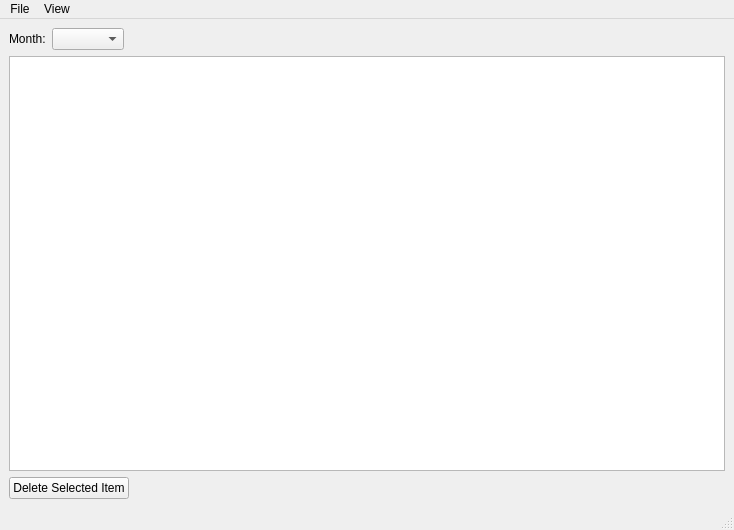
<?xml version="1.0" encoding="UTF-8"?>
<ui version="4.0">
 <class>LeaveDaysMW</class>
 <widget class="QMainWindow" name="LeaveDaysMW">
  <property name="geometry">
   <rect>
    <x>0</x>
    <y>0</y>
    <width>734</width>
    <height>530</height>
   </rect>
  </property>
  <property name="windowTitle">
   <string>Leave Days</string>
  </property>
  <property name="windowIcon">
   <iconset resource="pngs.qrc">
    <normaloff>:/downloads/newicons/holiday.png</normaloff>:/downloads/newicons/holiday.png</iconset>
  </property>
  <widget class="QWidget" name="centralwidget">
   <layout class="QVBoxLayout" name="verticalLayout">
    <item>
     <layout class="QHBoxLayout" name="horizontalLayout">
      <item>
       <widget class="QLabel" name="label">
        <property name="text">
         <string>Month:</string>
        </property>
       </widget>
      </item>
      <item>
       <widget class="QComboBox" name="cboMonths"/>
      </item>
      <item>
       <spacer name="horizontalSpacer">
        <property name="orientation">
         <enum>Qt::Horizontal</enum>
        </property>
        <property name="sizeHint" stdset="0">
         <size>
          <width>40</width>
          <height>20</height>
         </size>
        </property>
       </spacer>
      </item>
     </layout>
    </item>
    <item>
     <widget class="CustomQueryView" name="lstLeaves"/>
    </item>
    <item>
     <layout class="QHBoxLayout" name="horizontalLayout_2">
      <item>
       <widget class="QPushButton" name="cmdDelete">
        <property name="text">
         <string>Delete Selected Item</string>
        </property>
       </widget>
      </item>
      <item>
       <spacer name="horizontalSpacer_2">
        <property name="orientation">
         <enum>Qt::Horizontal</enum>
        </property>
        <property name="sizeHint" stdset="0">
         <size>
          <width>40</width>
          <height>20</height>
         </size>
        </property>
       </spacer>
      </item>
     </layout>
    </item>
   </layout>
  </widget>
  <widget class="QMenuBar" name="menubar">
   <property name="geometry">
    <rect>
     <x>0</x>
     <y>0</y>
     <width>734</width>
     <height>21</height>
    </rect>
   </property>
   <widget class="QMenu" name="menuFile">
    <property name="title">
     <string>File</string>
    </property>
    <addaction name="actionNew"/>
   </widget>
   <widget class="QMenu" name="menuView">
    <property name="title">
     <string>View</string>
    </property>
    <addaction name="actionRefresh"/>
   </widget>
   <addaction name="menuFile"/>
   <addaction name="menuView"/>
  </widget>
  <widget class="QStatusBar" name="statusbar"/>
  <action name="actionNew">
   <property name="text">
    <string>New</string>
   </property>
   <property name="shortcut">
    <string>Ctrl+N</string>
   </property>
  </action>
  <action name="actionRefresh">
   <property name="text">
    <string>Refresh</string>
   </property>
  </action>
 </widget>
 <customwidgets>
  <customwidget>
   <class>CustomQueryView</class>
   <extends>QTreeView</extends>
   <header>customqueryview.h</header>
  </customwidget>
 </customwidgets>
 <resources>
  <include location="pngs.qrc"/>
 </resources>
 <connections/>
</ui>
